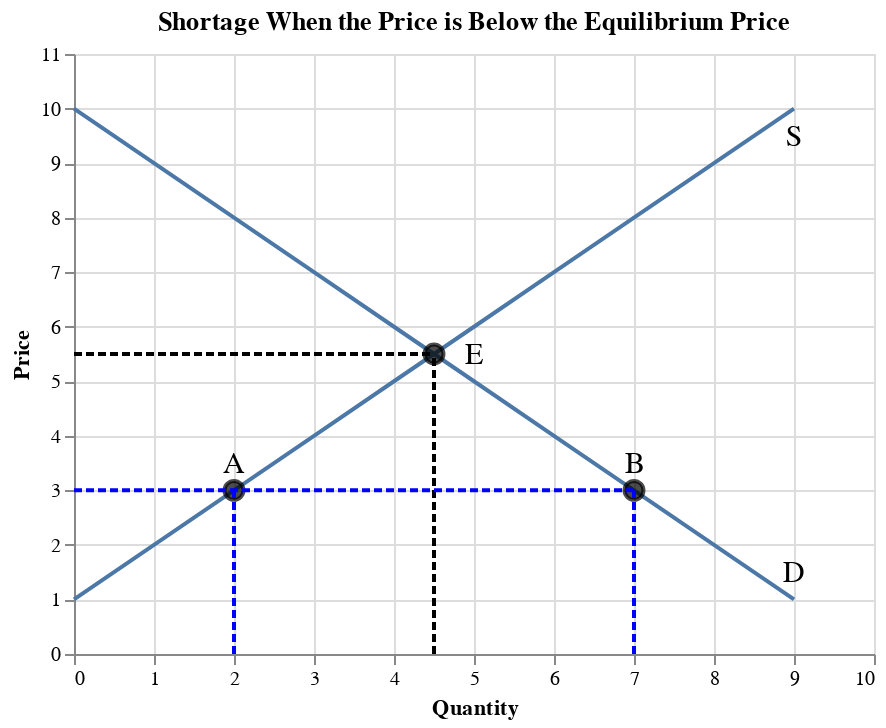

Notebook cell for this chart:
### Code cell
df_d = pd.DataFrame(data={'price': list(range(1, 11)),
                        'qd': list(range(9,-1,-1))
                       })

df_s = pd.DataFrame(data={'price': list(range(1, 11)),
                        'qs': list(range(0,10))
                       })

df_e = pd.DataFrame(data={'price': [5.5, 3, 3],
                        'q': [4.5, 2, 7]
                       })

fig_eq = alt.Chart(df_d).mark_line().encode(
    alt.X('qd', title='Quantity', scale=alt.Scale(domain=[0,10])),
    alt.Y('price', title='Price', scale=alt.Scale(domain=[0,11])),
) + alt.Chart(df_s).mark_line().encode(
    alt.X('qs', title='Quantity', scale=alt.Scale(domain=[0,10])),
    alt.Y('price', title='Price', scale=alt.Scale(domain=[0,11])),
) + alt.Chart(df_e).mark_point(size=90, color='black', fill='black').encode(
    x='q',
    y='price'
)

text1 = alt.Chart({'values':[{'x': 9, 'y': 1.5}]}).mark_text(
    text='D',
    fontSize=15
).encode(x='x:Q', y='y:Q')

text2 = alt.Chart({'values':[{'x': 9, 'y': 9.5}]}).mark_text(
    text='S',
    fontSize=15
).encode(x='x:Q', y='y:Q')

text3 = alt.Chart({'values':[{'x': 5, 'y': 5.5}]}).mark_text(
    text='E',
    fontSize=15
).encode(x='x:Q', y='y:Q')

text4 = alt.Chart({'values':[{'x': 2, 'y': 3.5}]}).mark_text(
    text='A',
    fontSize=15
).encode(x='x:Q', y='y:Q')

text5 = alt.Chart({'values':[{'x': 7, 'y': 3.5}]}).mark_text(
    text='B',
    fontSize=15
).encode(x='x:Q', y='y:Q')

df_h1 = pd.DataFrame(data={'price': [5.5, 5.5], 'q': [0, 4.5]})
fig_h1 = alt.Chart(df_h1).mark_line(color='black', strokeDash=[4, 2]).encode(
    alt.X('q'),
    alt.Y('price')
)

df_v1 = pd.DataFrame(data={'price': [0, 5.5], 'q': [4.5, 4.5]})
fig_v1 = alt.Chart(df_v1).mark_line(color='black', strokeDash=[4, 2]).encode(
    alt.X('q'),
    alt.Y('price')
)

df_h2 = pd.DataFrame(data={'price': [3, 3], 'q': [0, 7]})
fig_h2 = alt.Chart(df_h2).mark_line(color='blue', strokeDash=[4, 2]).encode(
    alt.X('q'),
    alt.Y('price')
)

df_v2 = pd.DataFrame(data={'price': [0, 3], 'q': [2, 2]})
fig_v2 = alt.Chart(df_v2).mark_line(color='blue', strokeDash=[4, 2]).encode(
    alt.X('q'),
    alt.Y('price')
)

df_v3 = pd.DataFrame(data={'price': [0, 3], 'q': [7, 7]})
fig_v3 = alt.Chart(df_v3).mark_line(color='blue', strokeDash=[4, 2]).encode(
    alt.X('q'),
    alt.Y('price')
)

(fig_eq + text1 + text2 + text3 + text4 + text5 + fig_h1 + fig_v1 + fig_h2 + fig_v2 + fig_v3).properties(title='Shortage When the Price is Below the Equilibrium Price')

### Figure 1 — Vega-Lite specification as saved in the notebook (floating-point values rounded to 4 significant figures)
{"config": {"view": {"continuousWidth": 400, "continuousHeight": 300}}, "layer": [{"data": {"name": "data-b52e021a0734944d4e2e38e1163d0639"}, "mark": "line", "encoding": {"x": {"type": "quantitative", "field": "qd", "scale": {"domain": [0, 10]}, "title": "Quantity"}, "y": {"type": "quantitative", "field": "price", "scale": {"domain": [0, 11]}, "title": "Price"}}}, {"data": {"name": "data-f4791e6d2c5433b743c328a8f6f72260"}, "mark": "line", "encoding": {"x": {"type": "quantitative", "field": "qs", "scale": {"domain": [0, 10]}, "title": "Quantity"}, "y": {"type": "quantitative", "field": "price", "scale": {"domain": [0, 11]}, "title": "Price"}}}, {"data": {"name": "data-837ce840d3edffb4d7aba62b427292ff"}, "mark": {"type": "point", "color": "black", "fill": "black", "size": 90}, "encoding": {"x": {"type": "quantitative", "field": "q"}, "y": {"type": "quantitative", "field": "price"}}}, {"data": {"name": "data-411b058143eb0c76546a59e0f2efbb64"}, "mark": {"type": "text", "fontSize": 15, "text": "D"}, "encoding": {"x": {"type": "quantitative", "field": "x"}, "y": {"type": "quantitative", "field": "y"}}}, {"data": {"name": "data-78eb422e47dc010e08ec7870329a9a72"}, "mark": {"type": "text", "fontSize": 15, "text": "S"}, "encoding": {"x": {"type": "quantitative", "field": "x"}, "y": {"type": "quantitative", "field": "y"}}}, {"data": {"name": "data-7e100178d0b30ff53f5f746e95732883"}, "mark": {"type": "text", "fontSize": 15, "text": "E"}, "encoding": {"x": {"type": "quantitative", "field": "x"}, "y": {"type": "quantitative", "field": "y"}}}, {"data": {"name": "data-400f3cde059ba81d2fb8f84f7f3d503b"}, "mark": {"type": "text", "fontSize": 15, "text": "A"}, "encoding": {"x": {"type": "quantitative", "field": "x"}, "y": {"type": "quantitative", "field": "y"}}}, {"data": {"name": "data-bb8bf50568f281025a389f541f3f2e19"}, "mark": {"type": "text", "fontSize": 15, "text": "B"}, "encoding": {"x": {"type": "quantitative", "field": "x"}, "y": {"type": "quantitative", "field": "y"}}}, {"data": {"name": "data-69798f96eb95f743177ddc215c0c7d3f"}, "mark": {"type": "line", "color": "black", "strokeDash": [4, 2]}, "encoding": {"x": {"type": "quantitative", "field": "q"}, "y": {"type": "quantitative", "field": "price"}}}, {"data": {"name": "data-8d3f29c45f05094ed9e8a75ee292382f"}, "mark": {"type": "line", "color": "black", "strokeDash": [4, 2]}, "encoding": {"x": {"type": "quantitative", "field": "q"}, "y": {"type": "quantitative", "field": "price"}}}, {"data": {"name": "data-f9c0ce98afb453d0551ea6dd87462fe2"}, "mark": {"type": "line", "color": "blue", "strokeDash": [4, 2]}, "encoding": {"x": {"type": "quantitative", "field": "q"}, "y": {"type": "quantitative", "field": "price"}}}, {"data": {"name": "data-4c764e6a546c2819a29f78c46a52b586"}, "mark": {"type": "line", "color": "blue", "strokeDash": [4, 2]}, "encoding": {"x": {"type": "quantitative", "field": "q"}, "y": {"type": "quantitative", "field": "price"}}}, {"data": {"name": "data-5fefdb796cf2439be513cac35b713092"}, "mark": {"type": "line", "color": "blue", "strokeDash": [4, 2]}, "encoding": {"x": {"type": "quantitative", "field": "q"}, "y": {"type": "quantitative", "field": "price"}}}], "title": "Shortage When the Price is Below the Equilibrium Price", "$schema": "https://vega.github.io/schema/vega-lite/v4.8.1.json", "datasets": {"data-b52e021a0734944d4e2e38e1163d0639": [{"price": 1, "qd": 9}, {"price": 2, "qd": 8}, {"price": 3, "qd": 7}, {"price": 4, "qd": 6}, {"price": 5, "qd": 5}, {"price": 6, "qd": 4}, {"price": 7, "qd": 3}, {"price": 8, "qd": 2}, {"price": 9, "qd": 1}, {"price": 10, "qd": 0}], "data-f4791e6d2c5433b743c328a8f6f72260": [{"price": 1, "qs": 0}, {"price": 2, "qs": 1}, {"price": 3, "qs": 2}, {"price": 4, "qs": 3}, {"price": 5, "qs": 4}, {"price": 6, "qs": 5}, {"price": 7, "qs": 6}, {"price": 8, "qs": 7}, {"price": 9, "qs": 8}, {"price": 10, "qs": 9}], "data-837ce840d3edffb4d7aba62b427292ff": [{"price": 5.5, "q": 4.5}, {"price": 3.0, "q": 2.0}, {"price": 3.0, "q": 7.0}], "data-411b058143eb0c76546a59e0f2efbb64": [{"x": 9, "y": 1.5}], "data-78eb422e47dc010e08ec7870329a9a72": [{"x": 9, "y": 9.5}], "data-7e100178d0b30ff53f5f746e95732883": [{"x": 5, "y": 5.5}], "data-400f3cde059ba81d2fb8f84f7f3d503b": [{"x": 2, "y": 3.5}], "data-bb8bf50568f281025a389f541f3f2e19": [{"x": 7, "y": 3.5}], "data-69798f96eb95f743177ddc215c0c7d3f": [{"price": 5.5, "q": 0.0}, {"price": 5.5, "q": 4.5}], "data-8d3f29c45f05094ed9e8a75ee292382f": [{"price": 0.0, "q": 4.5}, {"price": 5.5, "q": 4.5}], "data-f9c0ce98afb453d0551ea6dd87462fe2": [{"price": 3, "q": 0}, {"price": 3, "q": 7}], "data-4c764e6a546c2819a29f78c46a52b586": [{"price": 0, "q": 2}, {"price": 3, "q": 2}], "data-5fefdb796cf2439be513cac35b713092": [{"price": 0, "q": 7}, {"price": 3, "q": 7}]}}
